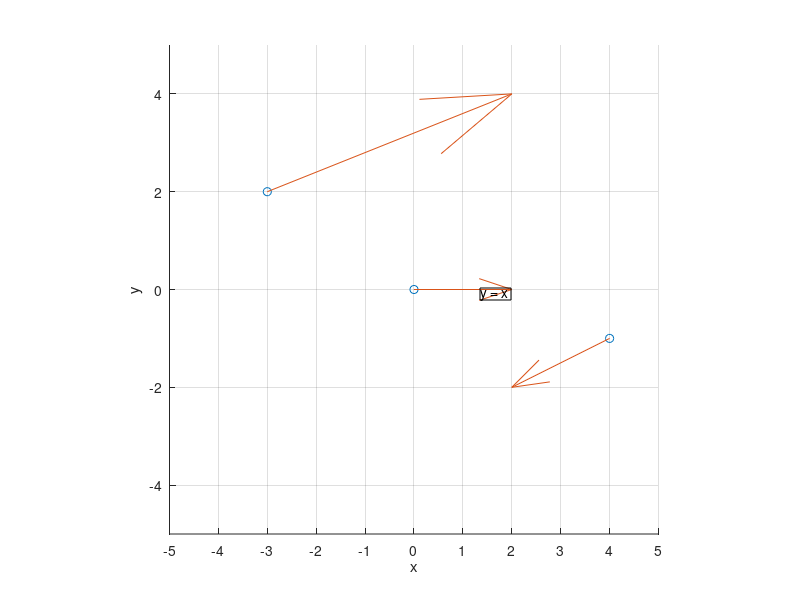

Source code (MATLAB):
clear; clc; close all;

% Description: Plots a vector field

x = [0,-3,4];
y = [0,2,-1];

fx = @(x) 2-x;
fy = @(y) y;

hold on
plot(x,y,'o')

quiver(x,y,fx(x),fy(y),0)
grid on
xlabel('x')
ylabel('y')
xticks(-5:1:5)
xlim([-5,5])
ylim([-5,5])
axis equal

dim = [0.6,0.5,0.1,0.1];
a = annotation('textbox',dim,'String','y = x ');
